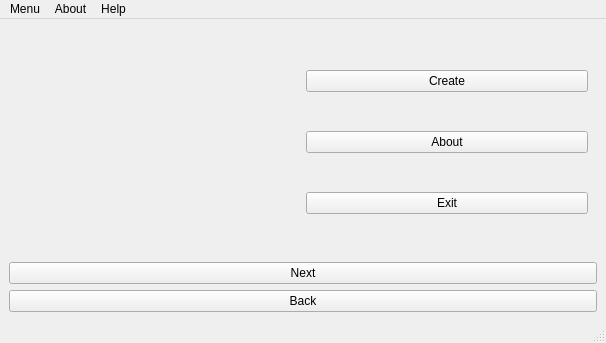
<?xml version="1.0" encoding="UTF-8"?>
<ui version="4.0">
 <class>sfo</class>
 <widget class="QMainWindow" name="sfo">
  <property name="geometry">
   <rect>
    <x>0</x>
    <y>0</y>
    <width>606</width>
    <height>343</height>
   </rect>
  </property>
  <property name="windowTitle">
   <string>sfo</string>
  </property>
  <widget class="QWidget" name="centralwidget">
   <layout class="QVBoxLayout" name="verticalLayout_8">
    <item>
     <widget class="QStackedWidget" name="stackedWidget">
      <property name="currentIndex">
       <number>0</number>
      </property>
      <widget class="QWidget" name="main">
       <layout class="QHBoxLayout" name="horizontalLayout_2">
        <item>
         <widget class="QLabel" name="sfologo">
          <property name="text">
           <string/>
          </property>
         </widget>
        </item>
        <item>
         <layout class="QVBoxLayout" name="verticalLayout">
          <item>
           <widget class="QPushButton" name="create">
            <property name="styleSheet">
             <string notr="true">:hover{
	
	background-color: qlineargradient(spread:pad, x1:0, y1:0, x2:1, y2:1, stop:0 rgba(0, 170, 255, 255), stop:1 rgba(255, 255, 255, 255));
}</string>
            </property>
            <property name="text">
             <string>Create</string>
            </property>
           </widget>
          </item>
          <item>
           <widget class="QPushButton" name="about">
            <property name="styleSheet">
             <string notr="true">:hover{
	
	background-color: qlineargradient(spread:pad, x1:0, y1:0, x2:1, y2:1, stop:0 rgba(0, 170, 255, 255), stop:1 rgba(255, 255, 255, 255));
}</string>
            </property>
            <property name="text">
             <string>About</string>
            </property>
           </widget>
          </item>
          <item>
           <widget class="QPushButton" name="exit">
            <property name="toolTip">
             <string/>
            </property>
            <property name="styleSheet">
             <string notr="true">:hover{
	background-color: red;
}</string>
            </property>
            <property name="text">
             <string>Exit</string>
            </property>
           </widget>
          </item>
         </layout>
        </item>
       </layout>
      </widget>
      <widget class="QWidget" name="create_2">
       <layout class="QVBoxLayout" name="verticalLayout_2">
        <item>
         <layout class="QHBoxLayout" name="horizontalLayout_3">
          <item alignment="Qt::AlignHCenter">
           <widget class="QLabel" name="label">
            <property name="text">
             <string>Please Select The Drive Where You Want Folders To Be Created</string>
            </property>
           </widget>
          </item>
          <item>
           <widget class="QComboBox" name="driveslist">
            <property name="styleSheet">
             <string notr="true"/>
            </property>
           </widget>
          </item>
         </layout>
        </item>
        <item>
         <widget class="QLabel" name="selecteddrive">
          <property name="text">
           <string>Selected Drive: </string>
          </property>
         </widget>
        </item>
        <item>
         <widget class="QPushButton" name="next">
          <property name="text">
           <string>Next</string>
          </property>
         </widget>
        </item>
        <item>
         <widget class="QPushButton" name="back">
          <property name="text">
           <string>Back</string>
          </property>
         </widget>
        </item>
       </layout>
      </widget>
      <widget class="QWidget" name="page_3">
       <layout class="QVBoxLayout" name="verticalLayout_4">
        <item>
         <layout class="QVBoxLayout" name="verticalLayout_3">
          <item>
           <layout class="QHBoxLayout" name="horizontalLayout_4">
            <item>
             <widget class="QLabel" name="label_2">
              <property name="text">
               <string>Enter Year</string>
              </property>
             </widget>
            </item>
            <item>
             <widget class="QLineEdit" name="year">
              <property name="toolTip">
               <string>Enter a numeric digit of the year you ie. enter 1 if you are in 1st year of the university </string>
              </property>
              <property name="placeholderText">
               <string>1</string>
              </property>
             </widget>
            </item>
           </layout>
          </item>
          <item>
           <layout class="QHBoxLayout" name="horizontalLayout_5">
            <item>
             <widget class="QLabel" name="label_3">
              <property name="text">
               <string>Enter Semester</string>
              </property>
             </widget>
            </item>
            <item>
             <widget class="QLineEdit" name="semester">
              <property name="toolTip">
               <string>Enter numeric value of your semester ie. enter 1 if you are in 1st semester </string>
              </property>
              <property name="placeholderText">
               <string>1</string>
              </property>
             </widget>
            </item>
           </layout>
          </item>
          <item>
           <widget class="QGroupBox" name="groupBox">
            <property name="title">
             <string>Lab Or Theory?</string>
            </property>
            <layout class="QHBoxLayout" name="horizontalLayout_7">
             <item>
              <layout class="QHBoxLayout" name="horizontalLayout_6">
               <item>
                <widget class="QRadioButton" name="labradio">
                 <property name="font">
                  <font>
                   <family>Georgia</family>
                   <pointsize>10</pointsize>
                   <weight>75</weight>
                   <bold>true</bold>
                  </font>
                 </property>
                 <property name="text">
                  <string>Lab</string>
                 </property>
                </widget>
               </item>
               <item>
                <widget class="QRadioButton" name="theoryradio">
                 <property name="font">
                  <font>
                   <family>Georgia</family>
                   <pointsize>10</pointsize>
                   <weight>75</weight>
                   <bold>true</bold>
                  </font>
                 </property>
                 <property name="text">
                  <string>Theory</string>
                 </property>
                </widget>
               </item>
              </layout>
             </item>
            </layout>
           </widget>
          </item>
         </layout>
        </item>
        <item>
         <widget class="QCheckBox" name="checkBox">
          <property name="font">
           <font>
            <family>Times New Roman</family>
            <pointsize>8</pointsize>
            <weight>75</weight>
            <bold>true</bold>
           </font>
          </property>
          <property name="toolTip">
           <string>Confirm these configurations</string>
          </property>
          <property name="styleSheet">
           <string notr="true"/>
          </property>
          <property name="text">
           <string>Confirm</string>
          </property>
         </widget>
        </item>
        <item>
         <widget class="QPushButton" name="next_2">
          <property name="text">
           <string>Next</string>
          </property>
         </widget>
        </item>
        <item>
         <widget class="QPushButton" name="pushButton">
          <property name="text">
           <string>Back</string>
          </property>
         </widget>
        </item>
       </layout>
      </widget>
      <widget class="QWidget" name="labpanel">
       <layout class="QVBoxLayout" name="verticalLayout_5">
        <item>
         <layout class="QHBoxLayout" name="horizontalLayout_8">
          <item>
           <widget class="QLabel" name="labsubnolabel">
            <property name="text">
             <string>How many Subjects you got </string>
            </property>
           </widget>
          </item>
          <item>
           <widget class="QComboBox" name="labsubno">
            <property name="styleSheet">
             <string notr="true"/>
            </property>
           </widget>
          </item>
         </layout>
        </item>
        <item>
         <widget class="QPushButton" name="next_3">
          <property name="text">
           <string>Next</string>
          </property>
         </widget>
        </item>
        <item>
         <widget class="QPushButton" name="back_3">
          <property name="text">
           <string>Back</string>
          </property>
         </widget>
        </item>
       </layout>
      </widget>
      <widget class="QWidget" name="labfoldername">
       <widget class="QLabel" name="subnamelabel">
        <property name="geometry">
         <rect>
          <x>230</x>
          <y>0</y>
          <width>181</width>
          <height>21</height>
         </rect>
        </property>
        <property name="text">
         <string>Enter Subject Names</string>
        </property>
       </widget>
      </widget>
      <widget class="QWidget" name="createlabfolder">
       <layout class="QVBoxLayout" name="verticalLayout_7">
        <item>
         <widget class="QLabel" name="createinfo">
          <property name="text">
           <string>Click on Create to create the folders</string>
          </property>
         </widget>
        </item>
        <item>
         <widget class="QPushButton" name="createLabs">
          <property name="toolTip">
           <string>Create the folders</string>
          </property>
          <property name="styleSheet">
           <string notr="true">:hover{
	
	background-color: qlineargradient(spread:pad, x1:0, y1:0, x2:1, y2:0, stop:0 rgba(0, 0, 0, 255), stop:1 rgba(255, 255, 255, 255));
	color: white;
}</string>
          </property>
          <property name="text">
           <string>Create</string>
          </property>
         </widget>
        </item>
        <item>
         <widget class="QLabel" name="successornot">
          <property name="text">
           <string>Status</string>
          </property>
         </widget>
        </item>
        <item>
         <spacer name="verticalSpacer">
          <property name="orientation">
           <enum>Qt::Vertical</enum>
          </property>
          <property name="sizeType">
           <enum>QSizePolicy::Preferred</enum>
          </property>
          <property name="sizeHint" stdset="0">
           <size>
            <width>10</width>
            <height>10</height>
           </size>
          </property>
         </spacer>
        </item>
        <item>
         <widget class="Line" name="line_2">
          <property name="orientation">
           <enum>Qt::Horizontal</enum>
          </property>
         </widget>
        </item>
        <item>
         <widget class="QPushButton" name="pushButton_2">
          <property name="toolTip">
           <string>&lt;html&gt;&lt;head/&gt;&lt;body&gt;&lt;p&gt;&lt;span style=&quot; font-weight:600;&quot;&gt;Open&lt;/span&gt; the created folders &lt;span style=&quot; font-weight:600;&quot;&gt;location&lt;/span&gt; in File Explorer&lt;/p&gt;&lt;/body&gt;&lt;/html&gt;</string>
          </property>
          <property name="text">
           <string>Open Location</string>
          </property>
         </widget>
        </item>
        <item>
         <widget class="QPushButton" name="delete_2">
          <property name="toolTip">
           <string>Delete just created folders</string>
          </property>
          <property name="styleSheet">
           <string notr="true">:hover{
	
	background-color: qlineargradient(spread:pad, x1:0, y1:0, x2:1, y2:0, stop:0 rgba(170, 0, 0, 255), stop:1 rgba(255, 255, 255, 255));
}</string>
          </property>
          <property name="text">
           <string>Delete</string>
          </property>
         </widget>
        </item>
        <item>
         <widget class="Line" name="line">
          <property name="minimumSize">
           <size>
            <width>1</width>
            <height>1</height>
           </size>
          </property>
          <property name="orientation">
           <enum>Qt::Horizontal</enum>
          </property>
         </widget>
        </item>
        <item>
         <widget class="QPushButton" name="next_5">
          <property name="styleSheet">
           <string notr="true">:hover{
	background-color: red;
}</string>
          </property>
          <property name="text">
           <string>Exit</string>
          </property>
         </widget>
        </item>
        <item>
         <widget class="QPushButton" name="back_5">
          <property name="text">
           <string>Back</string>
          </property>
         </widget>
        </item>
       </layout>
      </widget>
     </widget>
    </item>
    <item>
     <layout class="QVBoxLayout" name="verticalLayout_6">
      <item>
       <widget class="QPushButton" name="next_4">
        <property name="text">
         <string>Next</string>
        </property>
       </widget>
      </item>
      <item>
       <widget class="QPushButton" name="back_4">
        <property name="text">
         <string>Back</string>
        </property>
       </widget>
      </item>
     </layout>
    </item>
   </layout>
  </widget>
  <widget class="QMenuBar" name="menubar">
   <property name="geometry">
    <rect>
     <x>0</x>
     <y>0</y>
     <width>606</width>
     <height>20</height>
    </rect>
   </property>
   <widget class="QMenu" name="menuExit">
    <property name="title">
     <string>Menu</string>
    </property>
    <addaction name="actionHome"/>
    <addaction name="actionExit"/>
   </widget>
   <widget class="QMenu" name="menuAbout">
    <property name="title">
     <string>About</string>
    </property>
    <addaction name="actionAbout_SFO"/>
   </widget>
   <widget class="QMenu" name="menuHelp">
    <property name="title">
     <string>Help</string>
    </property>
    <addaction name="actionFeedback"/>
   </widget>
   <addaction name="menuExit"/>
   <addaction name="menuAbout"/>
   <addaction name="menuHelp"/>
  </widget>
  <widget class="QStatusBar" name="statusbar"/>
  <action name="actionExit">
   <property name="icon">
    <iconset resource="res.qrc">
     <normaloff>:/res/logo/exit.ico</normaloff>:/res/logo/exit.ico</iconset>
   </property>
   <property name="text">
    <string>Exit</string>
   </property>
  </action>
  <action name="actionHome">
   <property name="icon">
    <iconset resource="res.qrc">
     <normaloff>:/res/logo/home.ico</normaloff>:/res/logo/home.ico</iconset>
   </property>
   <property name="text">
    <string>Home</string>
   </property>
  </action>
  <action name="actionAbout_SFO">
   <property name="icon">
    <iconset resource="res.qrc">
     <normaloff>:/res/logo/about.ico</normaloff>:/res/logo/about.ico</iconset>
   </property>
   <property name="text">
    <string>About SFO</string>
   </property>
  </action>
  <action name="actionFeedback">
   <property name="icon">
    <iconset resource="res.qrc">
     <normaloff>:/res/logo/feedback.ico</normaloff>:/res/logo/feedback.ico</iconset>
   </property>
   <property name="text">
    <string>Feedback</string>
   </property>
  </action>
 </widget>
 <resources>
  <include location="res.qrc"/>
 </resources>
 <connections/>
</ui>
